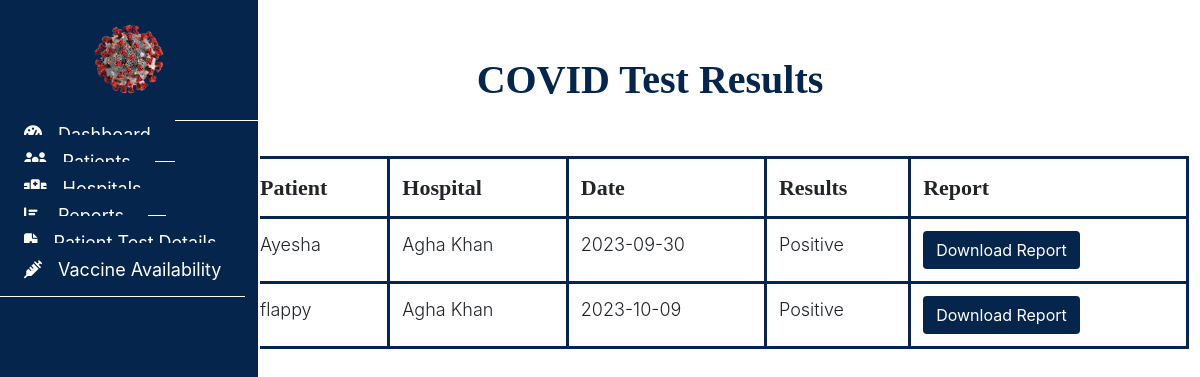
Before: /admin/crdetails.php (signed in) with the older database file.
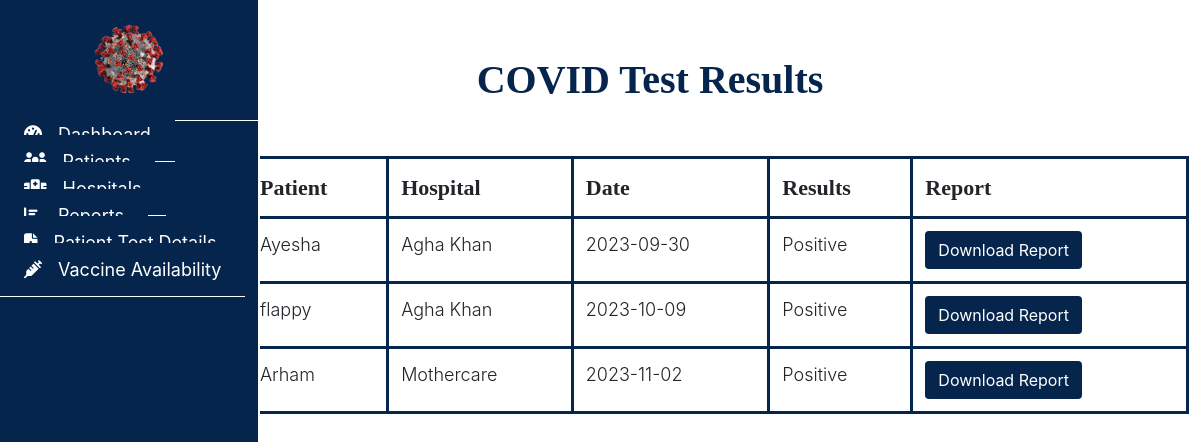
After: the same page with the newer database file.
### tables this page shows
CREATE TABLE `appointment` (
  `app_id` int(11) NOT NULL,
  `patient_id` int(11) DEFAULT NULL,
  `hospital_id` int(11) DEFAULT NULL,
  `app_date` date DEFAULT NULL,
  `status` int(11) DEFAULT NULL,
  `app_time` time DEFAULT NULL,
  `test_name` varchar(255) NOT NULL,
  `approval_status` enum('Pending','Approved','Rejected') DEFAULT 'Pending'
);

CREATE TABLE `patient` (
  `patient_id` int(11) NOT NULL,
  `patient_name` varchar(255) DEFAULT NULL,
  `address` varchar(255) DEFAULT NULL,
  `email` varchar(255) DEFAULT NULL,
  `password` varchar(255) DEFAULT NULL
);

CREATE TABLE `hospital` (
  `hospital_id` int(11) NOT NULL,
  `hospital_name` varchar(255) DEFAULT NULL,
  `location` varchar(255) DEFAULT NULL,
  `password` varchar(255) DEFAULT NULL,
  `approval_status` enum('Pending','Approved','Rejected') DEFAULT 'Pending'
);

### admin/crdetails.php (the view, shortened to what this page needs)
<?php
include("../connection.php");
?>
<!DOCTYPE html>
<html lang="en">
<head>
  <link rel="stylesheet" href="../assets/css/admin.css">
  <link rel="stylesheet" href="https://cdn.usebootstrap.com/bootstrap/3.3.7/css/bootstrap.min.css">
  <link rel="stylesheet"
    href="https://cdnjs.cloudflare.com/ajax/libs/material-design-iconic-font/2.2.0/css/material-design-iconic-font.min.css">
  <link rel="stylesheet" href="https://cdnjs.cloudflare.com/ajax/libs/font-awesome/6.4.0/css/all.min.css">
</head>
<body>
  <div id="sidebar">
    <header>
      <a href="#"><img src="../assets/images/covidlogo.png" alt="" style="width:120px ; height:120px;padding: 20px;"></a>
    </header>
    <ul class="nav">
      <li>
        <a href="admin.php">
          <i class="fas fa-tachometer-alt"></i>Dashboard
        </a>
      </li>
      <li>
        <a href="patientrecord.php">
          <i class="fas fa-users"></i>Patients
        </a>
      </li>
      <li>
        <a href="hospitaldetails.php">
          <i class="fas fa-hospital"></i>Hospitals
        </a>
      </li>
      <li>
        <a href="crdetails.php">
          <i class="fas fa-chart-bar"></i>Reports
        </a>
      </li>
      <li>
        <a href="testdetails.php">
          <i class="fas fa-file-medical"></i>Patient Test Details
        </a>
      </li>
      <li>
        <a href="vaccine.php">
          <i class="fas fa-syringe"></i>Vaccine Availability
        </a>
      </li>
    </ul>
  </div>
  <nav class="navbar">
    <div class="container-fluid">
      <ul class="nav navbar-nav navbar-right">
        <li class="dropdown">
          <a href="#" class="dropdown-toggle" data-toggle="dropdown">
          </a>
        </li>
      </ul>
    </div>
  </nav>
  <div class="container-fluid" id="all-products">
    <h1 class="text-center">COVID Test Results</h1>
    <div class="container">
      <table class="table">
        <thead>
          <tr>
            <th>Patient</th>
            <th>Hospital</th>
            <th>Date</th>
            <th>Results</th>
            <th>Report</th>
          </tr>
        </thead>
        <tbody>
          <?php
          $query = "SELECT * FROM appointment";
          $result = mysqli_query($con, $query);
          while ($row = mysqli_fetch_assoc($result)) {
            $patient_id = $row['patient_id'];
            $hospital_id = $row['hospital_id'];
            $patient_query = "SELECT patient_name FROM patient WHERE patient_id = $patient_id";
            $patient_result = mysqli_query($con, $patient_query);
            $hospital_query = "SELECT hospital_name FROM hospital WHERE hospital_id = $hospital_id";
            $hospital_result = mysqli_query($con, $hospital_query);
            if ($patient_result && $hospital_result) {
              $patient_data = mysqli_fetch_assoc($patient_result);
              $hospital_data = mysqli_fetch_assoc($hospital_result);
              $patient_name = $patient_data['patient_name'];
              $hospital_name = $hospital_data['hospital_name'];
              ?>
              <tr>
                <td>
                  <?= $patient_name ?>
                </td>
                <td>
                  <?= $hospital_name ?>
                </td>
                <td>
                  <?= $row['app_date'] ?>
                </td>
                <td>
                  <?= $row['status'] == 1 ? 'Positive' : 'Negative' ?>
                </td>
                <td><a href="../assets/report.xlsx" class='btn' style='background-color: #05254d;color:#ffff'>Download
                    Report</a></td>;
              </tr>
            <?php } else { ?>
              <tr>
                <td colspan="5">Error fetching data.</td>
              </tr>
            <?php }
          }
          ?>
        </tbody>
      </table>
    </div>
  </div>
</body>
</html>

Changed rows visible on the page:
added appointment: patient.patient_name "Arham", hospital.hospital_name "Mothercare", app_date "2023-11-02", status "Positive"
